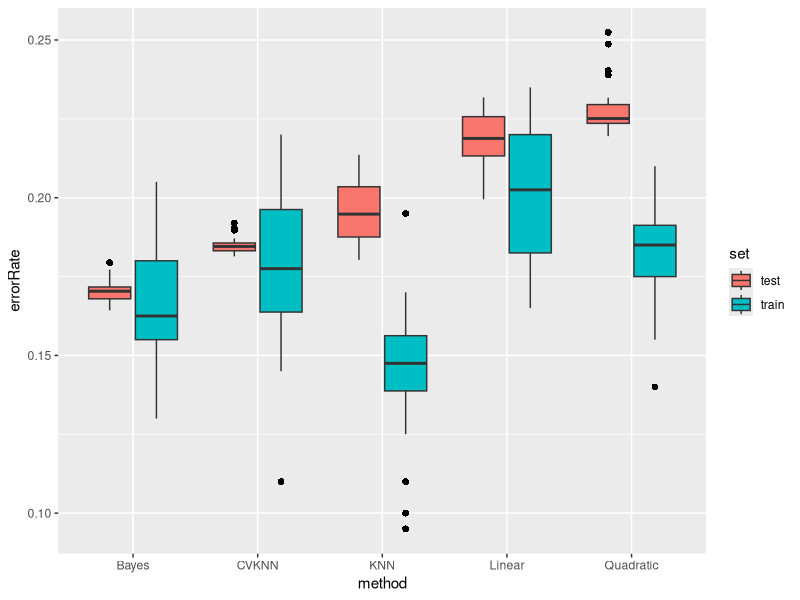

This chart was generated by the following R code:
## ---- chunk 1
knitr::opts_chunk$set(echo = TRUE)
## ---- chunk 2
set.seed(9652)
library(class)
library(ggplot2)
rm(list =ls())
## ---- chunk 3
csize = 10; # number of centers
p = 2;
sdc = 1
sdd = 1/sqrt(5);      # sd for generating the centers within each class
ntr = 100;
nte = 5000;

myk = c(151, 101, 69, 45, 31, 21, 11, 7, 5, 3, 1)
m = length(myk);

## ---- chunk 4
# nc  : number of cluster centers
# sdc : standard deviation for generating the cluster centers
generateCenters = function (nc, sdc){
  m1 = matrix(rnorm(nc*p), nc, p)*sdc + cbind( rep(1,nc), rep(0,nc));
  m0 = matrix(rnorm(nc*p), nc, p)*sdc + cbind( rep(0,nc), rep(1,nc));
  return (list("center0" = m0, "center1" = m1))
}

# centers : cluster center points
# ntr     : number of training samples
# nte     : number of test samples
# sdd     : standard deviation for generating the data
generateData = function (centers, ntr, nte, sdd) {
  
  gen_centers = centers;
  m1 = gen_centers$center1;
  m0 = gen_centers$center0;
  s = sdd;
  
  id1 = sample(1:csize, ntr, replace = TRUE)
  id0 = sample(1:csize, ntr, replace = TRUE)
  
  train_set= matrix(rnorm(2*ntr*p), 2*ntr, p)*s + rbind(m1[id1,], m0[id0,])
  YTrain = factor(c(rep(1,ntr), rep(0,ntr)))
  
  id1 = sample(1:csize, nte, replace=TRUE);
  id0 = sample(1:csize, nte, replace=TRUE);
  
  test_set = matrix(rnorm(2*nte*p), 2*nte, p)*s + rbind(m1[id1,], m0[id0,])
  Ytest = factor(c(rep(1,nte), rep(0,nte)))
  
  #generatePlot(train_set, YTrain);
  #generatePlot(test_set, Ytest);
  
  return(list("train" = train_set, "YTrain" = YTrain,
              "test" = test_set, "Ytest"= Ytest))
}
## ---- chunk 5
generatePlot = function (newdata, Ydata) {
  data_df = data.frame(X1 = newdata[,1],
                       X2 = newdata[,2],
                       Y = Ydata);
  plot = qplot(X1, X2, data = data_df, colour = Y,shape = I(1), size = I(3))
  plot = plot + theme_bw() + theme(legend.position="left");
  plot  
}
## ---- chunk 6
# least square method
generateLRM = function (traindata, Ytrain, testdata, Ytest) {
  
  # typical way R-runs the regression model. Ytrain has to be set to numeric since its a factor and making it numeric converts   # 0 to 1 and 1 to 2 and hence -1.
  linear.model = lm(as.numeric(Ytrain) - 1 ~ traindata[,1] + traindata[,2]) 
  Ytrain_pred_linear = as.numeric(linear.model$fitted > 0.5)
  
  Ytest_pred_linear = linear.model$coef[1] + linear.model$coef[2] * testdata[,1] + linear.model$coef[3] * testdata[,2]
  Ytest_pred_linear = as.numeric(Ytest_pred_linear > 0.5)
  
  ## cross tab for training data and training error
  table(Ytrain, Ytrain_pred_linear);
  train.err.linear = sum(Ytrain !=  Ytrain_pred_linear) / (2*ntr);
  
  ## cross tab for test data and test error
  table(Ytest, Ytest_pred_linear); # keep the table 
  test.err.linear = sum(Ytest !=  Ytest_pred_linear) / (2*nte);
  
  return(list("train.err.linear"= train.err.linear, "test.err.linear"=test.err.linear, "generated_lm" = linear.model)) 
}
## ---- chunk 7
generateQRM = function (traindata, Ytrain, testdata, Ytest) {
  # least square method - quadratic
  quadratic.model = lm(as.numeric(Ytrain) - 1 ~  traindata[,1] + traindata[,2] 
                       + I(traindata[,1] * traindata[,2]) 
                       + I(traindata[,1]^2) + I(traindata[,2]^2))
  
  Ytrain_pred_quadratic = as.numeric(quadratic.model$fitted > 0.5)
  Ytest_pred_quadratic  = quadratic.model$coef[1] + quadratic.model$coef[2] * testdata[,1] 
  + quadratic.model$coef[3] * testdata[,2]
  Ytest_pred_quadratic = as.numeric(Ytest_pred_quadratic > 0.5)
  
  ## cross tab for training data and training error
  table(Ytrain, Ytrain_pred_quadratic);   
  train.err.quadratic = sum(Ytrain !=  Ytrain_pred_quadratic) / (2*ntr);  
  
  ## cross tab for test data and test error
  table(Ytest, Ytest_pred_quadratic); 
  test.err.quadratic = sum(Ytest !=  Ytest_pred_quadratic) / (2*nte);
  
  return(list("train.err.quadratic"= train.err.quadratic, "test.err.quadratic"=test.err.quadratic, 
              "generated_qrm" = quadratic.model));
}
## ---- chunk 8

CVKNNAveErrorRate <- function(K = 3, data, folds = 10) {
  dataSet <- data
  foldSize <- floor(nrow(dataSet) / folds) 
  err <- 0
  foldNum <- folds
  # Randomize rows
  indexShuffle <- sample(1:nrow(dataSet))
  dataSet <- dataSet[indexShuffle, ]
  
  for (runId in 1:foldNum) {
    testSetIndex <- (
      ((runId-1)*foldSize + 1):(ifelse(runId == foldNum, nrow(dataSet), 
                                      runId*foldSize)
      )
    )
    trainX <- dataSet[-testSetIndex, c('X1', 'X2')]
    trainY <- as.factor(dataSet[-testSetIndex, ]$Y)
    testX <- dataSet[testSetIndex, c('X1' , 'X2')]
    testY <- as.factor(dataSet[testSetIndex, ]$Y)
    predictY <- knn(trainX, testX, trainY, K)
    err <- err + sum(predictY != testY) 
  }

  err <- err / nrow(dataSet)
  return(err)
}
    
CVKNN <- function(data, folds = 10) { 
  foldSize <- floor(nrow(data)) / folds
  KVector <- seq(1, (nrow(data) / foldSize), 2)
  
  cvKNNAveErrorRates <- sapply(KVector, CVKNNAveErrorRate, data, folds)
  result <- list()
  result$cvBestK <- max(KVector[cvKNNAveErrorRates == min(cvKNNAveErrorRates)])
  result$cvError <- cvKNNAveErrorRates[match(result$cvBestK, KVector)]
  
  return(result)
}

knnTestAvgError = function(traindata, Ytrain, testdata, Ytest, cvK) {
  
  Ytrain.pred = knn(traindata, traindata, Ytrain, k = cvK)
  train.err.knn = sum(Ytrain != Ytrain.pred)/(2*ntr)
  summary(train.err.knn)
  
  Ytest.pred = knn(traindata, testdata, Ytrain,k = cvK)
  test.err.knn = sum(Ytest != Ytest.pred)/(2*nte)
  summary(test.err.knn)
  
  #predictTestY = knn(traindata, testdata, Ytrain, cvK);
  #predictTestY;
  #testErrorKNN = sum(predictTestY != Ytest);
  #testErrorKNN;
  #avgTestError = testErrorKNN/nrow(testdata);
  
  return(list("train.err.knn"= (train.err.knn), "test.err.knn"= (test.err.knn)));
}

## ---- chunk 9
generateKNN = function (traindata, Ytrain, testdata, Ytest) {
  
  myk = c(200, 151, 101, 69, 45, 31, 25, 21, 11, 7, 5, 3, 1)
  m = length(myk);
  
  train.err.knn = rep(0,m);
  test.err.knn = rep(0, m);

  for( j in 1:m){
     Ytrain.pred = knn(traindata, traindata, Ytrain, k = myk[j])
     train.err.knn[j] = sum(Ytrain != Ytrain.pred)/(2*ntr)
     Ytest.pred = knn(traindata, testdata, Ytrain,k = myk[j])
     test.err.knn[j] = sum(Ytest != Ytest.pred)/(2*nte)
  }
  
  return(list("train.err.knn"= mean(train.err.knn), "test.err.knn"=mean(test.err.knn)));
}
## ---- chunk 10

generateBayes = function (traindata, Ytrain, testdata, Ytest) {
  
  # bayes error
  mixnorm=function(x){
    ## return the density ratio for a point x, where each 
    ## density is a mixture of normal with 10 components
    
    #d1 = sum(exp(-apply((t(gen_centers$center1) - x)^2, 2, sum) / (2 * sdd^2)))
    #d0 = sum(exp(-apply((t(gen_centers$center0) - x)^2, 2, sum) / (2 * sdd^2)))
    
    d1 = sum(exp(-apply((t(gen_centers$center1)-x)^2, 2, sum) * (5/2) ));
    d0 = sum(exp(-apply((t(gen_centers$center0)-x)^2, 2, sum) * (5/2) ));
    d1/d0
  }
  
  Ytrain_pred_Bayes = apply(traindata, 1, mixnorm)
  Ytrain_pred_Bayes = as.numeric(Ytrain_pred_Bayes > 1);
  train.err.Bayes = sum(Ytrain !=  Ytrain_pred_Bayes) / (2*ntr)
  
  Ytest_pred_Bayes = apply(testdata, 1, mixnorm)
  Ytest_pred_Bayes = as.numeric(Ytest_pred_Bayes > 1);
  test.err.Bayes = sum(Ytest !=  Ytest_pred_Bayes) / (2*nte)
  
  return(list("train.err.Bayes"= train.err.Bayes, "test.err.Bayes"= test.err.Bayes));
}
## ---- chunk 11
### Generate Centers and evaluate models
gen_centers = generateCenters(csize, sdc = sdc);

error_matrix = matrix(data = NA, nrow = 0, ncol = 10) # 20 row with 10 error values
colnames(error_matrix) = c("train.err.linear","test.err.linear",
                           "train.err.quadratic", "test.err.quadratic",
                           "train.err.knn","test.err.knn",
                           "train.err.cvknn","test.err.cvknn",
                           "train.err.Bayes", "test.err.Bayes")

train.bestk.cvknn = matrix(data = NA, nrow = 0, ncol = 1)
train.err.cvknn = matrix(data = NA, nrow = 0, ncol = 1)
test.bestk.cvknn = matrix(data = NA, nrow = 0, ncol = 1)
test.err.cvknn = matrix(data = NA, nrow = 0, ncol = 1)

for (t in 1:20) {
  
  gen_data = generateData(centers = gen_centers, ntr, nte, sdd = sdd)
  
  traindata = gen_data$train
  Ytrain = gen_data$YTrain
  testdata = gen_data$test
  Ytest = gen_data$Ytest
  
  traindata_df = data.frame(X1 = traindata[,1], 
                            X2 = traindata[,2], 
                            Y = Ytrain);
  testdata_df = data.frame(X1 = testdata[,1], 
                            X2 = testdata[,2], 
                            Y = Ytest);
  
  # LRM - Retrieve train and test errors along with the trained model
  lrm_result = generateLRM (traindata, Ytrain, testdata, Ytest);
  train.err.linear = lrm_result$train.err.linear;
  test.err.linear = lrm_result$test.err.linear;
  
  # LRM - Calculate MSE specific to specific predictor.
  lm_model = lrm_result$generated_lm;
  #lrm_result.test.predict = predict(lm_model, data.frame(testdata[,1], testdata[,2], Ytest));
  
  # MSE - Test and train - which is basically the mean ((train.Y - train.Y.pred) ^ 2)
  #lrm_result.train.MSE1 = sum((traindata[,1] - lm_model$fitted)^2)/nrow(traindata);
  #lrm_result.train.MSE2 = sum((traindata[,2] - lm_model$fitted)^2)/nrow(traindata);
  #lrm_result.test.MSE1 = sum((testdata[,1] - lm_model$fitted)^2)/nrow(testdata);
  #lrm_result.test.MSE2 = sum((testdata[,2] - lm_model$fitted)^2)/nrow(testdata);
  
  # QRM Train and Test errors
  qrm_result = generateQRM (traindata, Ytrain, testdata, Ytest);
  train.err.quadratic = qrm_result$train.err.quadratic;
  test.err.quadratic = qrm_result$test.err.quadratic;
  qrm_model = qrm_result$generated_qrm;
  #qrm_result.test.predict = predict(qrm_model, data.frame(testdata[,1], testdata[,2], Ytest));
  
  # MSE - Test and train
  #qrm_result.train.MSE1 = sum((traindata[,1] - qrm_model$fitted)^2)/nrow(traindata);
  #qrm_result.train.MSE2 = sum((traindata[,2] - qrm_model$fitted)^2)/nrow(traindata);
  #qrm_result.test.MSE1 = sum((testdata[,1] - qrm_model$fitted)^2)/nrow(testdata);
  #qrm_result.test.MSE2 = sum((testdata[,2] - qrm_model$fitted)^2)/nrow(testdata);
  
  
  # CVKNN Implementation
  cvknn_train_result = CVKNN(traindata_df);
  train.bestk.cvknn[t] = cvknn_train_result$cvBestK
  train.err.cvknn = cvknn_train_result$cvError
  cat("Iteration :",t, ",Train Best K :",cvknn_train_result$cvBestK, ", Best cvknn", cvknn_train_result$cvError,"\n");
  
  cvknn_test_result = CVKNN(testdata_df);
  test.bestk.cvknn[t] = cvknn_test_result$cvBestK
  test.err.cvknn = cvknn_test_result$cvError
  cat("Iteration :",t, ",Test Best K :",cvknn_test_result$cvBestK, ", Best cvknn", cvknn_test_result$cvError,"\n");
  
  # KNN Train and Test Errors over K values
  knn_result = generateKNN (traindata, Ytrain, testdata, Ytest)
  train.err.knn = knn_result$train.err.knn
  test.err.knn = knn_result$test.err.knn
  
  knn_result = knnTestAvgError (traindata, Ytrain, testdata, Ytest, cvknn_test_result$cvBestK)
  train.err.knn = knn_result$train.err.knn
  test.err.knn = knn_result$test.err.knn
  
  # Bayes Train and Test Errors over K values
  bayes_result = generateBayes (traindata, Ytrain, testdata, Ytest)
  train.err.Bayes = bayes_result$train.err.Bayes
  test.err.Bayes  = bayes_result$test.err.Bayes
  
  error_matrix <- rbind(error_matrix, c(train.err.linear, test.err.linear, 
                                      train.err.quadratic, test.err.quadratic, 
                                      train.err.knn, test.err.knn,
                                      train.err.cvknn, test.err.cvknn,
                                      train.err.Bayes, test.err.Bayes))
}

std <- function (x) sd (x) / sqrt (length(x))
cat('cvknn std error',std (error_matrix[,8]),'\n')
cat('sd bestk: ',sd (test.bestk.cvknn),'\n')
cat('mean bestk', mean(c(test.bestk.cvknn)),'\n')
     
#error_matrix

## ---- chunk 12
#error_dataframe = data.frame(Bayes=c(test.err.Bayes,train.err.Bayes), knn=c(test.err.knn, train.err.knn), 
#                             LM = c(test.err.linear, train.err.linear), QM =c(test.err.quadratic, train.err.quadratic))

#boxplot(error_dataframe,
#        varwidth = TRUE, ylab = "errorRate",xlab = "method",
#        main = "Multiple box plots for model comparison")

method   = rep (c("Bayes", "KNN", "CVKNN", "Linear", "Quadratic"), each = 40)
set = rep(c("train","test"), each = 20)
errorRate     = c(error_matrix[,"train.err.Bayes"],
               error_matrix[,"test.err.Bayes"], 
               error_matrix[,"train.err.knn"], 
               error_matrix[,"test.err.knn"],
               error_matrix[,"train.err.cvknn"], 
               error_matrix[,"test.err.cvknn"],
               error_matrix[,"train.err.linear"],
               error_matrix[,"test.err.linear"],
               error_matrix[,"train.err.quadratic"],
               error_matrix[,"test.err.quadratic"])

error_dataframe = data.frame(method, set, errorRate)
ggplot(error_dataframe, aes(x=method, y = errorRate, fill = set)) + geom_boxplot(outlier.colour="black", outlier.shape=16,
             outlier.size=2, notch=FALSE)


